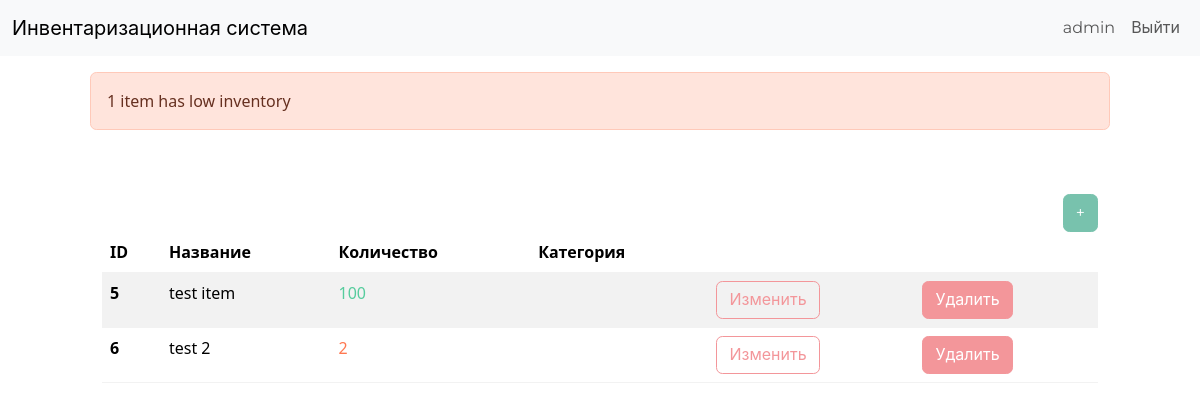
The page /dashboard/ (signed in) on the database its author committed.
### inventory/models.py (models this page shows, shortened)
class InventoryItem(models.Model):
	name = models.CharField(max_length=200)
	quantity = models.IntegerField()
	category = models.ForeignKey('Category', on_delete=models.SET_NULL, blank=True, null=True)
	date_created = models.DateTimeField(auto_now_add=True)
	user = models.ForeignKey(User, on_delete=models.CASCADE)

### inventory/views.py (the view)
# urls.py: path('dashboard/', Dashboard.as_view(), name='dashboard'),
class Dashboard(LoginRequiredMixin, View):
	def get(self, request):
		items = InventoryItem.objects.filter(user=self.request.user.id).order_by('id')
		low_inventory = InventoryItem.objects.filter(
			user=self.request.user.id,
			quantity__lte=LOW_QUANTITY
		)
		if low_inventory.count() > 0:
			if low_inventory.count() > 1:
				messages.error(request, f'{low_inventory.count()} items have low inventory')
			else:
				messages.error(request, f'{low_inventory.count()} item has low inventory')
		low_inventory_ids = InventoryItem.objects.filter(
			user=self.request.user.id,
			quantity__lte=LOW_QUANTITY
		).values_list('id', flat=True)
		return render(request, 'inventory/dashboard.html', {'items': items, 'low_inventory_ids': low_inventory_ids})

### inventory/templates/inventory/dashboard.html (shortened to what this page needs)
{% extends 'inventory/base.html' %}
{% block content %}
	{% if messages %}
		<div class="row mt-3">
			{% for message in messages %}
				{% if message.tags == 'error' %}
					<div class="col-md-10 col-12 mx-auto alert alert-danger">
						{{ message }}
					</div>
				{% else %}
					<div class="col-md-10 col-12 mx-auto alert alert-success">
						{{ message }}
					</div>
				{% endif %}
			{% endfor %}
		</div>
	{% endif %}
	<div class="row">
		<div class="col-md-10 col-12 mx-auto mt-5">
			<div class="d-flex justify-content-end">
				<a href="{% url 'add-item' %}" class="btn btn-primary">+</a>
			</div>
			<table class="table table-hover table-striped">
				<thead>
					<tr>
						<th scope="col">ID</th>
						<th scope="col">Название</th>
						<th scope="col">Количество</th>
						<th scope="col">Категория</th>
						<th scope="col"></th>
						<th scope="col"></th>
					</tr>
				</thead>
				<tbody>
					{% for item in items %}
					<tr>
						<th scope="row">{{ item.id }}</th>
						<td>{{ item.name }}</td>
						{% if item.id in low_inventory_ids %}
							<td class="text-danger">{{ item.quantity }}</td>
						{% else %}
							<td class="text-success">{{ item.quantity }}</td>
						{% endif %}
						<td>{{ item.category.name }}</td>
						<td><a href="{% url 'edit-item' item.id %}" class="btn btn-outline-secondary">Изменить</a></td>
						<td><a href="{% url 'delete-item' item.id %}" class="btn btn-secondary">Удалить</a></td>
					</tr>
					{% endfor %}
				</tbody>
			</table>
		</div>
	</div>
{% endblock content %}

### inventory/templates/inventory/navigation.html (shortened to what this page needs)
<nav class="navbar navbar-expand-lg bg-light">
	<div class="container-fluid">
		<a class="navbar-brand" href="{% url 'index' %}">Инвентаризационная система</a>
		<div class="collapse navbar-collapse justify-content-end" id="navbarNav">
			<ul class="navbar-nav">
				{% if user.is_authenticated %}
					<li class="nav-item">
						<a class="nav-link" href="#">{{ user.username }}</a>
					</li>
					<li class="nav-item">
						<a class="nav-link" href="{% url 'logout' %}">Выйти</a>
					</li>
				{% endif %}
			</ul>
		</div>
	</div>
</nav>

### rows shown on the page
InventoryItem: id "5", name "test item", quantity "100"
InventoryItem: id "6", name "test 2", quantity "2"

### other values the page prints
{{ user.username }} "admin"
{{ message }} "1 item has low inventory"
